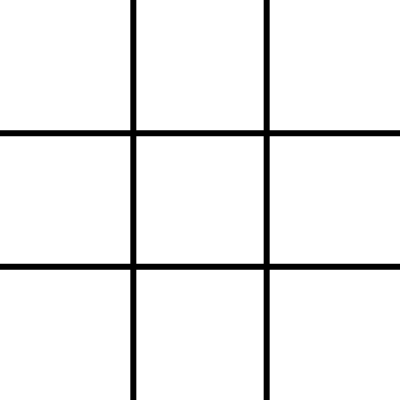
Frame 1 (no input)
Frame 60 (no input): identical to frame 1, image omitted
Frame 120 (the mouse pressed at the canvas centre since frame 60): identical to frame 1, image omitted

The p5.js sketch that drew this single still picture (run headless with seeded random() and noise() and a simulated clock; from frame 60 on, the mouse is pressed at the canvas centre):

// p5.js sketch
// ── sketch.js
let players = ['X', 'O']; //p0 p1
let currentPlayer;
let available = [];
let radio1;
let radio2;
let label1;
let label2;
let label3;


function setup() {
  createCanvas(400, 400);
  frameRate(20); 
  label3 = createP('');
  label3.style('color','#888').position(10, height-5);
  label3.html('Made by Vlada Nakonechna, KA-77, IASA, 2020');
  //creating options for AIs
  //AI1 (X)
  label1 = createP('');
  label1.style('color','#4CA1CC').position(width+30, 0);
  label1.html('Choose an algorithm for AI1 (X):');
  radio1 = createRadio('AI1').style('color','#000');
  radio1.option('Random');
  radio1.option('Minimax');
  radio1.option('AlphaBeta');
  radio1.style("width", "90px").style('checked','0'); 
  radio1.selected('Random');
  radio1.position(width+30, 35);  
  
  //AI1 (O)
  label2 = createP('');
  label2.style('color','#F2545B').position(width+30, 100);
  label2.html('Choose an algorithm for AI2 (O):');
  radio2 = createRadio('AI2').style('color','#000');
  radio2.option('Random');
  radio2.option('Minimax');
  radio2.option('AlphaBeta');
  radio2.style("width", "90px"); 
  radio2.selected('Random');
  radio2.position(width+30, 135);
  
  let btn = createButton('Next Turn');
    btn.position(width+50, 220).mousePressed(function(){
        nextTurn();
    });
  
  gameSetup();
}

// function mousePressed(){
//   nextTurn(); 
// }

function equals3(a, b, c) {
  return a == b && b == c && a != '';
}
function checkWinner() {
  let winner = null;

  // horizontal
  for (let i = 0; i < 3; i++) {
    if (equals3(board[i][0], board[i][1], board[i][2])) {
      winner = board[i][0];
    }
  }

  // Vertical
  for (let i = 0; i < 3; i++) {
    if (equals3(board[0][i], board[1][i], board[2][i])) {
      winner = board[0][i];
    }
  }

  // Diagonal
  if (equals3(board[0][0], board[1][1], board[2][2])) {
    winner = board[0][0];
  }
  if (equals3(board[2][0], board[1][1], board[0][2])) {
    winner = board[2][0];
  }

  if (winner == null && available.length == 0) {
    return 'tie';
  } else {
    return winner;
  }
}

function nextTurn() {
  if (currentPlayer == 0){ //x 
    switch(radio1.value()){
      case 'Random':
        randomAlgorithm();
        break;
      case 'Minimax':
        bestMoveX();
        break;
      case 'AlphaBeta':
        bestMoveABPX();
        break;
    }
  } else if (currentPlayer == 1){ //o
    switch(radio2.value()){
      case 'Random':
        randomAlgorithm();
        break;
      case 'Minimax':
        bestMoveO();
        break;
      case 'AlphaBeta':
        bestMoveABPO();
        break;
    }
  }
  
  //console.log(currentPlayer + ' ' + players[currentPlayer] +' -- '+ board);
  
  //choose player for next turn next turn
  
  currentPlayer = (currentPlayer + 1) % players.length;
}

function draw() {
  background(255);
  let w = width / 3;
  let h = height/ 3;
  strokeWeight(6);
  stroke(0);
  line(w, 0, w, height);
  line(w * 2, 0, w * 2, height);
  line(0, h, width, h);
  line(0, h * 2, width, h * 2);

  for (let j = 0; j < 3; j++) {
    for (let i = 0; i < 3; i++) {
      let x = w * i + w / 2;
      let y = h * j + h / 2;
      let spot = board[i][j];
      textSize(32);
      let r = w / 4;
      if (spot == players[1]) { //o
        noFill();
        stroke(242, 84, 91);
        ellipse(x, y, r * 2);
      } else if (spot == players[0]) { //x
        stroke(76, 161, 204);
        line(x - r, y - r, x + r, y + r);
        line(x + r, y - r, x - r, y + r);
      }
    }
  }

  let result = checkWinner();
  
  let btn = createButton('Play again');
    btn.position(width+50, 250).mousePressed(function() {
        gameSetup();
        loop();
    });
  
  
  if (result != null) {
    noLoop();
    let resultP = createP('');
    resultP.style('color','#000');
    if (result == 'tie') {
      resultP.html('Tie!');
    } else {
      resultP.html(`${result} wins!`); //+ print ai choises
    }
  } else {
    //nextTurn();
  }
}

function gameSetup() {
    available = [];
  
    for (let j = 0; j < 3; j++) {
        for (let i = 0; i < 3; i++) {
            available.push([i, j]);
        }
    }
  
    board = [
        ['', '', ''],
        ['', '', ''],
        ['', '', '']
    ];
    winner = null;
    currentPlayer = 0; //x
} //reset the game
// ── alphabetaO.js
/////////////////Alpha Beta Prunning for winner O
let scoresABO = {
    X: -10,
    O: 10,
    tie: 0
  }; 
/////////////////

function bestMoveABPO() {
    let bestScore = -Infinity;
    let move;
    for (let i = 0; i < 3; i++) {
      for (let j = 0; j < 3; j++) {
        // Check spot availability
        if (board[i][j] == '') {
          board[i][j] = players[currentPlayer];
          let score = alphabetapO(board, 0, -Infinity, Infinity, false);
          board[i][j] = '';
          if (score > bestScore) {
            bestScore = score;
            move = { i, j };
          }
        }
      }
    }
    //console.log(move.i + move.j + players[currentPlayer]);
    board[move.i][move.j] = players[currentPlayer];
}
  

  
  function alphabetapO(board, depth, alpha, beta, isMaximizing) {
    let result = checkWinner();
      if (result !== null) {
      return scoresABO[result];
    }
    
  
    if (isMaximizing) {
      let bestScore = -Infinity;
      for (let i = 0; i < 3; i++) {
        for (let j = 0; j < 3; j++) {
          // Is the spot available?
          if (board[i][j] == '') {
            board[i][j] = players[currentPlayer];
            let score = alphabetapO(board, depth + 1, alpha, beta, false);
            board[i][j] = '';
            bestScore = max(score, bestScore);
            alpha = max(alpha, score);
            if (beta <= alpha){
              break;
            }
          }
        }
      }
      return bestScore;
    } else {
      let bestScore = Infinity;
      for (let i = 0; i < 3; i++) {
        for (let j = 0; j < 3; j++) {
          // Is the spot available?
          if (board[i][j] == '') {
            board[i][j] = players[(currentPlayer + 1) % players.length];
            let score = alphabetapO(board, depth + 1, alpha, beta, true);
            board[i][j] = '';
            bestScore = min(score, bestScore);
            beta = min(beta, score);
            if (beta<=alpha){
              break;
            }
          }
        }
      }
      return bestScore;
    }
  }


// ── alphabetaX.js
/////////////////Alpha Beta Prunning for winner X
let scoresABX = {
    X: 10,
    O: -10,
    tie: 0
  }; 
/////////////////

function bestMoveABPX() {
    let bestScore = -Infinity;
    let move;
    for (let i = 0; i < 3; i++) {
      for (let j = 0; j < 3; j++) {
        // Check spot availability
        if (board[i][j] == '') {
          board[i][j] = players[currentPlayer];
          let score = alphabetapX(board, 0, -Infinity, Infinity, false);
          board[i][j] = '';
          if (score > bestScore) {
            bestScore = score;
            move = { i, j };
          }
        }
      }
    }
    //console.log(move.i + move.j + players[currentPlayer]);
    board[move.i][move.j] = players[currentPlayer];
}
  

  
  function alphabetapX(board, depth, alpha, beta, isMaximizing) {
    let result = checkWinner();
      if (result !== null) {
      return scoresABX[result];
    }
    
  
    if (isMaximizing) {
      let bestScore = -Infinity;
      for (let i = 0; i < 3; i++) {
        for (let j = 0; j < 3; j++) {
          // Is the spot available?
          if (board[i][j] == '') {
            board[i][j] = players[currentPlayer];
            let score = alphabetapX(board, depth + 1, alpha, beta, false);
            board[i][j] = '';
            bestScore = max(score, bestScore);
            alpha = max(alpha, score);
            if (beta <= alpha){
              break;
            }
          }
        }
      }
      return bestScore;
    } else {
      let bestScore = Infinity;
      for (let i = 0; i < 3; i++) {
        for (let j = 0; j < 3; j++) {
          // Is the spot available?
          if (board[i][j] == '') {
            board[i][j] = players[(currentPlayer + 1) % players.length];
            let score = alphabetapX(board, depth + 1, alpha, beta, true);
            board[i][j] = '';
            bestScore = min(score, bestScore);
            beta = min(beta, score);
            if (beta<=alpha){
              break;
            }
          }
        }
      }
      return bestScore;
    }
  }


// ── minimaxO.js
/////////////////minimax for winner O
let scoresMO = {
    X: -10,
    O: 10,
    tie: 0
  };
/////////////////

function bestMoveO() {
    let bestScore = -Infinity;
    let move;
    for (let i = 0; i < 3; i++) {
      for (let j = 0; j < 3; j++) {
        // Check spot availability
        if (board[i][j] == '') {
          board[i][j] = players[currentPlayer];
          let score = minimaxO(board, 0, false);
          board[i][j] = '';
          if (score > bestScore) {
            bestScore = score;
            move = { i, j };
          }
        }
      }
    }
    //console.log(move.i + move.j + players[currentPlayer]);
    board[move.i][move.j] = players[currentPlayer];
}

  function minimaxO(board, depth, isMaximizing) {
    let result = checkWinner();
    if (result !== null) {
      return scoresMO[result];
    }
  
    if (isMaximizing) {
      let bestScore = -Infinity;
      for (let i = 0; i < 3; i++) {
        for (let j = 0; j < 3; j++) {
          // Is the spot available?
          if (board[i][j] == '') {
            board[i][j] = players[currentPlayer];
            let score = minimaxO(board, depth + 1, false);
            board[i][j] = '';
            bestScore = max(score, bestScore);
          }
        }
      }
      return bestScore;
    } else {
      let bestScore = Infinity;
      for (let i = 0; i < 3; i++) {
        for (let j = 0; j < 3; j++) {
          // Is the spot available?
          if (board[i][j] == '') {
            board[i][j] = players[(currentPlayer + 1) % players.length];
            let score = minimaxO(board, depth + 1, true);
            board[i][j] = '';
            bestScore = min(score, bestScore);
          }
        }
      }
      return bestScore;
    }
  }
// ── minimaxX.js
/////////////////minimax for winner X
let scoresMX = {
    X: 10,
    O: -10,
    tie: 0
  };
/////////////////

function bestMoveX() {
    let bestScore = -Infinity;
    let move;
    for (let i = 0; i < 3; i++) {
      for (let j = 0; j < 3; j++) {
        // Check spot availability
        if (board[i][j] == '') {
          board[i][j] = players[currentPlayer];
          let score = minimaxX(board, 0, false);
          board[i][j] = '';
          if (score > bestScore) {
            bestScore = score;
            move = { i, j };
          }
        }
      }
    }
    //console.log(move.i + move.j + players[currentPlayer]);
    board[move.i][move.j] = players[currentPlayer];
}

  function minimaxX(board, depth, isMaximizing) {
    let result = checkWinner();
    if (result !== null) {
      return scoresMX[result];
    }
  
    if (isMaximizing) {
      let bestScore = -Infinity;
      for (let i = 0; i < 3; i++) {
        for (let j = 0; j < 3; j++) {
          // Is the spot available?
          if (board[i][j] == '') {
            board[i][j] = players[currentPlayer];
            let score = minimaxX(board, depth + 1, false);
            board[i][j] = '';
            bestScore = max(score, bestScore);
          }
        }
      }
      return bestScore;
    } else {
      let bestScore = Infinity;
      for (let i = 0; i < 3; i++) {
        for (let j = 0; j < 3; j++) {
          // Is the spot available?
          if (board[i][j] == '') {
            board[i][j] = players[(currentPlayer + 1) % players.length];
            let score = minimaxX(board, depth + 1, true);
            board[i][j] = '';
            bestScore = min(score, bestScore);
          }
        }
      }
      return bestScore;
    }
  }
// ── random.js
function randomAlgorithm(){
  let available = [];
  
  for (let i = 0; i < 3; i++) {
      for (let j = 0; j < 3; j++) {
        if (board[i][j] == '') {
          available.push({ i,j });
        }
      }
  }
  let move = random(available);
  let result = checkWinner();
  if (result == null && available.length>0) {
       board[move.i][move.j] = players[currentPlayer];
  }
}
